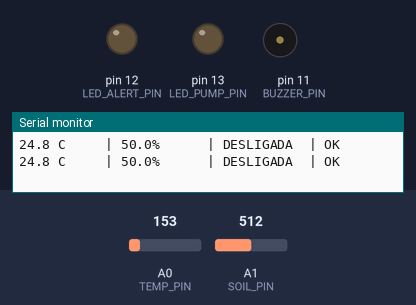
This sketch was run on a simulated Arduino Uno, built with avr-gcc and run on an emulated ATmega328P. Parts: output pins drawn as LEDs (lit = HIGH), buzzer (waves = sounding), the last lines printed to the serial monitor. Inputs (shaded band) come from the test bench; at power-on: A1 (SOIL_PIN) = 512, A0 (TEMP_PIN) = 153.

Above: at 1.2 s.
1.3 s: A1 (SOIL_PIN) set to 426
3.3 s: A1 (SOIL_PIN) set to 393
At 5.3 s:
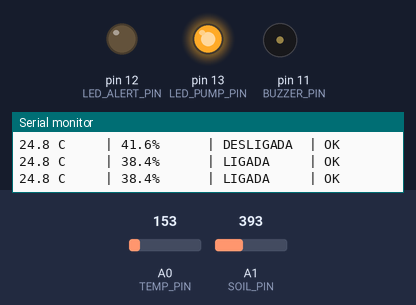
5.6 s: A0 (TEMP_PIN) set to 165
7.3 s: A0 (TEMP_PIN) set to 188
At 8.7 s:
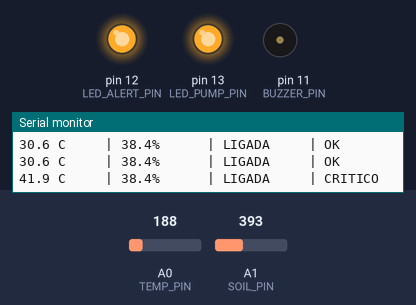
11.4 s: A0 (TEMP_PIN) set to 133
At 12.6 s:
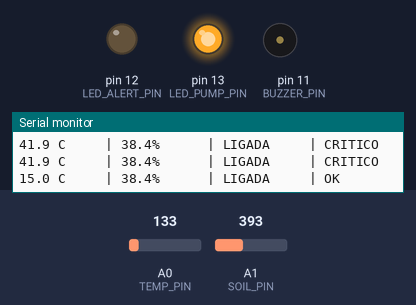
13.2 s: A0 (TEMP_PIN) set to 175
At 13.81 s:
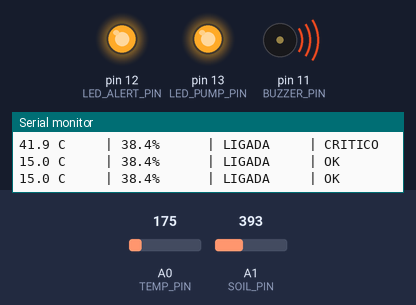
Timing chart, 0 to 18.3 s (numbered marks = the images above; inputs shaded):
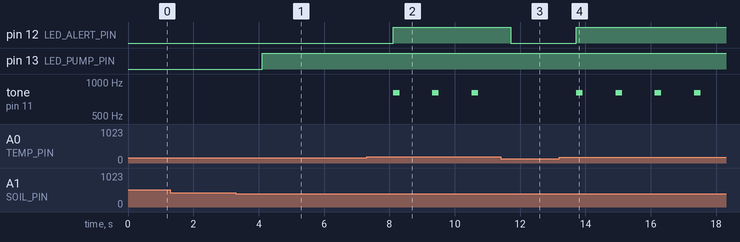

Measured:
- the behaviour switches between 410 and 409 on A1 (SOIL_PIN) (found by bisection; images 0 and 1)
- the behaviour switches between 173 and 174 on A0 (TEMP_PIN) (found by bisection; images 1 and 2)
- after the input at 3.3 s, pin 13 (LED_PUMP_PIN): LOW → HIGH after 0.81 s
- after the input at 7.3 s, pin 12 (LED_ALERT_PIN): LOW → HIGH after 0.81 s; tone on pin 11 (BUZZER_PIN): alternates 800 Hz for 0.20 s and silent for 1.0 s, starting after 0.81 s
- after the input at 11.4 s, pin 12 (LED_ALERT_PIN): HIGH → LOW after 0.32 s; tone on pin 11 (BUZZER_PIN): stops changing and stays silent
- after the input at 13.2 s, pin 12 (LED_ALERT_PIN): LOW → HIGH after 0.52 s; tone on pin 11 (BUZZER_PIN): alternates 800 Hz for 0.20 s and silent for 1.0 s, starting after 0.52 s

The sketch:

codigo.ino
```cpp
// AgroSpace — Estação de Monitoramento Agrícola
// Edge Computing & Computer Systems

#define TEMP_PIN      A0
#define SOIL_PIN      A1
#define LED_PUMP_PIN  13
#define LED_ALERT_PIN 12
#define BUZZER_PIN    11

// Limites calibrados conforme modelo matemático do grupo
const float LIMITE_UMIDADE_SECO = 40.0;  // % — abaixo disso, aciona irrigação
const float LIMITE_TEMP_ALTA    = 35.0;  // °C — acima disso com solo seco = risco crítico

void setup() {
  Serial.begin(9600);

  pinMode(LED_PUMP_PIN,  OUTPUT);
  pinMode(LED_ALERT_PIN, OUTPUT);
  pinMode(BUZZER_PIN,    OUTPUT);

  Serial.println("=== AgroSpace iniciado ===");
  Serial.println("Temp(C) | Umidade(%) | Irrigacao | Alerta");
  Serial.println("------------------------------------------------");
}

void loop() {
  // --- Leitura de temperatura (TMP36) ---
  int rawTemp    = analogRead(TEMP_PIN);
  float tensao   = rawTemp * (5.0 / 1023.0);
  float temp     = (tensao - 0.5) * 100.0;

  // --- Leitura de umidade do solo (potenciômetro) ---
  int rawSolo    = analogRead(SOIL_PIN);
  float umidade  = rawSolo * 100.0 / 1023.0;

  // --- Controle de irrigação ---
  bool irrigando = (umidade < LIMITE_UMIDADE_SECO);
  digitalWrite(LED_PUMP_PIN, irrigando ? HIGH : LOW);

  // --- Detecção de risco crítico ---
  bool alerta = (temp >= LIMITE_TEMP_ALTA) && irrigando;
  digitalWrite(LED_ALERT_PIN, alerta ? HIGH : LOW);

  if (alerta) {
    tone(BUZZER_PIN, 800);
    delay(200);
    noTone(BUZZER_PIN);
  } else {
    noTone(BUZZER_PIN);
  }

  // --- Telemetria serial (lida pelo monitor ou integrada a sistemas externos) ---
  Serial.print(temp, 1);
  Serial.print(" C     | ");
  Serial.print(umidade, 1);
  Serial.print("%      | ");
  Serial.print(irrigando ? "LIGADA    " : "DESLIGADA ");
  Serial.print(" | ");
  Serial.println(alerta   ? "CRITICO" : "OK");

  delay(1000); // ciclo de 1 segundo
}
```
